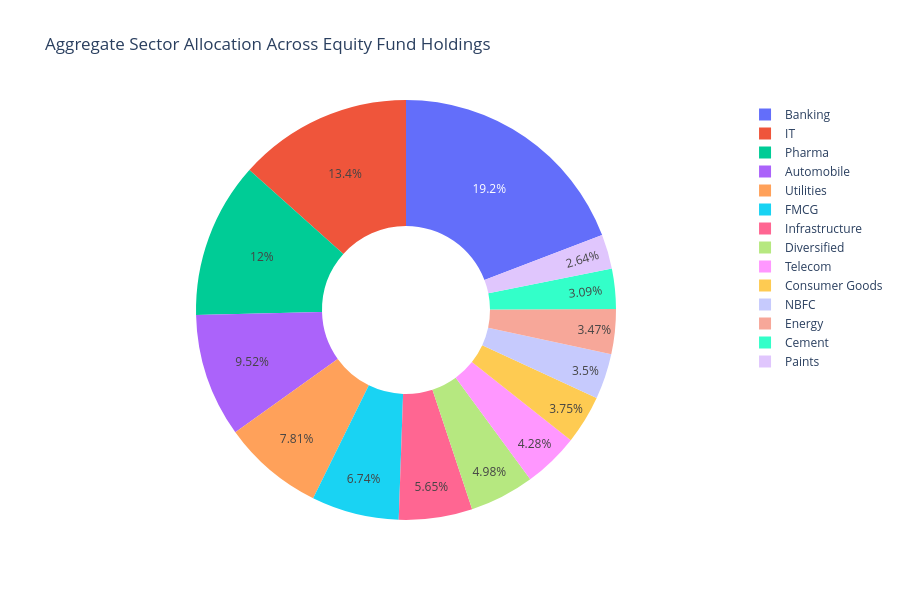

Notebook source saved alongside this figure:
### Code cell
# Chart 9: Aggregate sector weights across all equity fund holdings
sector_weights = holdings.groupby("sector")["weight_pct"].sum().sort_values(ascending=False)

fig9 = go.Figure(data=[go.Pie(
    labels=sector_weights.index, values=sector_weights.values, hole=0.4
)])
fig9.update_layout(title="Aggregate Sector Allocation Across Equity Fund Holdings", height=600)
fig9.write_image(f"{CHARTS_DIR}/09_sector_allocation_donut.png", width=900, height=700)
fig9.show()

### Figure 1 — Plotly figure (JSON) as saved in the notebook; plotly's stock layout.template omitted (floating-point values rounded to 4 significant figures)
{"data": [{"hole": 0.4, "labels": ["Banking", "IT", "Pharma", "Automobile", "Utilities", "FMCG", "Infrastructure", "Diversified", "Telecom", "Consumer Goods", "NBFC", "Energy", "Cement", "Paints"], "type": "pie", "values": [652.3, 455.5, 407.4, 323.6, 265.5, 229.1, 192.2, 169.2, 145.6, 127.6, 119.1, 117.9, 105.0, 89.86]}], "layout": {"height": 600, "title": {"text": "Aggregate Sector Allocation Across Equity Fund Holdings"}}}
